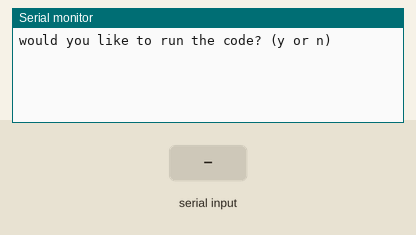
Recording of a sketch running on a simulated Arduino Uno, built with avr-gcc and run on an emulated ATmega328P. Parts: the last lines printed to the serial monitor. The inputs (shaded band) are chosen by the test bench.

Above: at 1.2 s.
1.3 s: "y" received over Serial
At 3.3 s:
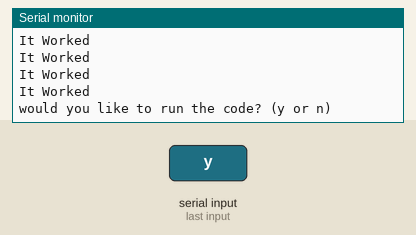
3.8 s: "1" received over Serial
At 6.0 s:
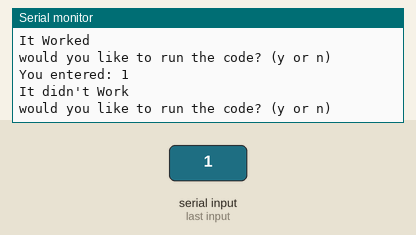

Measured:
- after the input at 1.3 s, the serial monitor: prints a new line after 1.0 s (image 1)
- after the input at 3.8 s, the serial monitor: prints a new line after 1.0 s (image 2)

The sketch:

Input_From_Serial_Monitor.ino
```cpp
String response = "";
int i = 0;


void setup()
{
  // put your setup code here, to run once:
  Serial.begin(9600); // send and receive at 9600 baud
}

void loop()
{
  // put your main code here, to run repeatedly:
  Serial.println("would you like to run the code? (y or n) ");
  while (Serial.available() == 0)
  {}
  response = Serial.readString();
  Serial.println("You entered: " + response);
  if(response.equals("y"))
  {
    for(i = 0; i <= 10; i++)
    {
      Serial.println("It Worked");
      delay(10);
    }
  }
  else
  {
    Serial.println("It didn't Work");
  }

}
```
